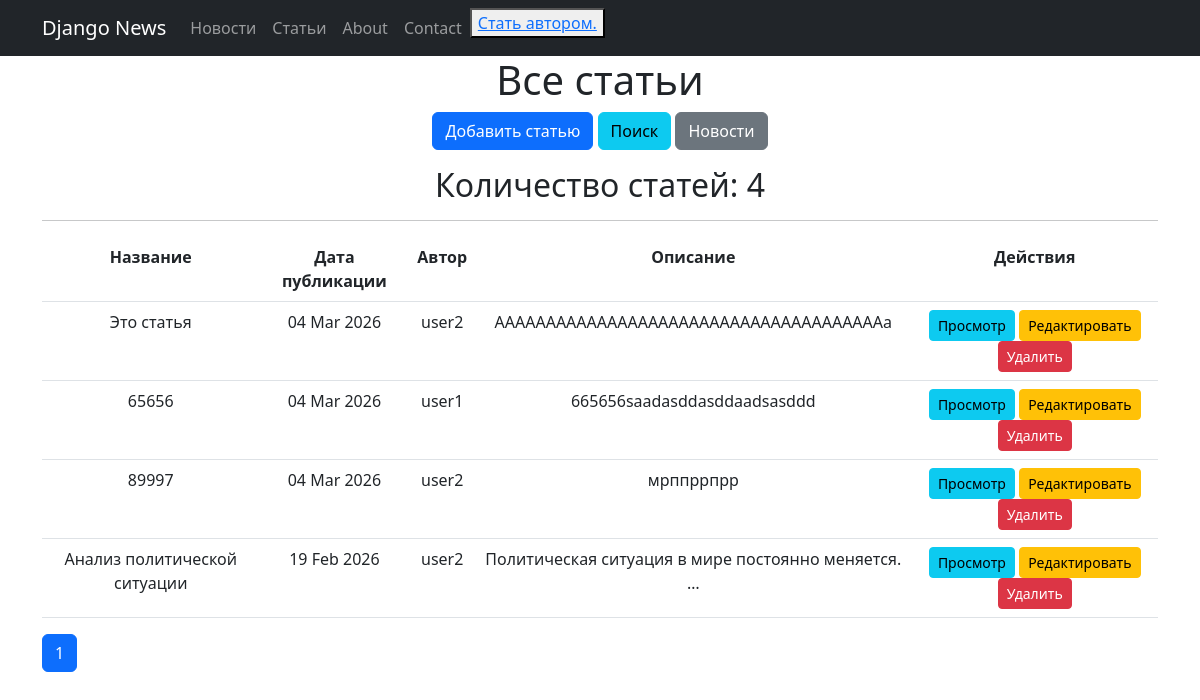
The page /news/articles/ on the database its author committed.
### newsapp/models.py (models this page shows, shortened)
class Post(models.Model):
    author = models.ForeignKey(Author, on_delete=models.CASCADE)
    NEWS = 'NW'
    ARTICLE = 'AR'
    CATEGORY_CHOICES = (
        (NEWS, 'Новость'),
        (ARTICLE, 'Статья'),
    )
    post_type = models.CharField(max_length=2, choices=CATEGORY_CHOICES, default=NEWS)
    date = models.DateTimeField(auto_now_add=True)
    category = models.ManyToManyField(Category, through='PostCategory')
    title = models.CharField(max_length=100)
    content = models.TextField()
    postRating = models.SmallIntegerField(default=0)

class Author(models.Model):
    user = models.OneToOneField(User, on_delete=models.CASCADE)
    author_rating = models.SmallIntegerField(default=0)

### newsapp/views.py (the view)
# urls.py: path('articles/', ArticleList.as_view(), name='articles_list'),
class ArticleList(ListView):
    model = Post
    ordering = '-date'
    template_name = 'articles.html'
    context_object_name = 'articles'
    paginate_by = 10
    def get_queryset(self):
        return Post.objects.filter(post_type='AR').order_by('-date')
    def get_context_data(self, **kwargs):
        context = super().get_context_data(**kwargs)
        if self.request.user.is_authenticated:
            context['is_not_premium'] = not self.request.user.groups.filter(name='author').exists()
        else:
            context['is_not_premium'] = True
        return context

### newsapp/templatetags/custom_filters.py (called while the page is built)
@register.filter
def censor(value):
    censored_words = {'редиска', 'дурак', 'идиот'}
    if not isinstance(value, str):
        raise ValueError("Фильтр censor может применяться только к строкам")
    result = []
    word_buffer = []
    def process_word(word_chars):
        if not word_chars:
            return ''
        word = ''.join(word_chars)
        if word.lower() in censored_words:
            return word[0] + '*' * (len(word) - 1)
        else:
            return word
    for char in value:
        if char.isalpha():
            word_buffer.append(char)
        else:
            result.append(process_word(word_buffer))
            word_buffer = []
            result.append(char)
    result.append(process_word(word_buffer))
    return ''.join(result)

### newsapp/templatetags/custom_tags.py (called while the page is built)
@register.simple_tag
def total_posts_count(post_type=None):
    queryset = Post.objects.all()
    if post_type:
        queryset = queryset.filter(post_type=post_type)
    return queryset.count()

### templates/articles.html (shortened to what this page needs)
{% extends 'default.html' %}
{% load custom_filters %}
{% load custom_tags %}
{% block content %}
    <h1>Все статьи</h1>
    <div class="mb-3">
        <a href="{% url 'article_create' %}" class="btn btn-primary">Добавить статью</a>
        <a href="{% url 'article_search' %}" class="btn btn-info">Поиск</a>
        <a href="{% url 'news_list' %}" class="btn btn-secondary">Новости</a>
    </div>
    <h2>Количество статей: {% total_posts_count 'AR' %}</h2>
    <hr>
    <table class="table">
        <tr>
            <th>Название</th>
            <th>Дата публикации</th>
            <th>Автор</th>
            <th>Описание</th>
            <th>Действия</th>
        </tr>
        {% for article in articles %}
            <tr>
                <td>{{ article.title|censor }}</td>
                <td>{{ article.date|date:'d M Y' }}</td>
                <td>{{ article.author.user.username }}</td>
                <td>{{ article.content|censor|truncatechars:50 }}</td>
                <td>
                    <a href="{% url 'article_detail' article.pk %}" class="btn btn-sm btn-info">Просмотр</a>
                    <a href="{% url 'article_edit' article.pk %}" class="btn btn-sm btn-warning">Редактировать</a>
                    <a href="{% url 'article_delete' article.pk %}" class="btn btn-sm btn-danger">Удалить</a>
                </td>
            </tr>
        {% empty %}
            <tr>
                <td colspan="5">Статей пока нет.</td>
            </tr>
        {% endfor %}
    </table>
    <div class="pagination">
        <span class="btn btn-primary">{{ page_obj.number }}</span>
    </div>
{% endblock content %}

### rows shown on the page
Post: title|censor "Это статья", date "04 Mar 2026", author.user.username "user2", content|censor "ААААААААААААААААААААААААААААААААААААААа"
Post: title|censor "65656", date "04 Mar 2026", author.user.username "user1", content|censor "665656saadasddasddaadsasddd"
Post: title|censor "89997", date "04 Mar 2026", author.user.username "user2", content|censor "мрппррпрр"
Post: title|censor "Анализ политической ситуации", date "19 Feb 2026", author.user.username "user2", content|censor "Политическая ситуация в мире постоянно меняется. …"

### other values the page prints
{{ page_obj.number }} "1"
